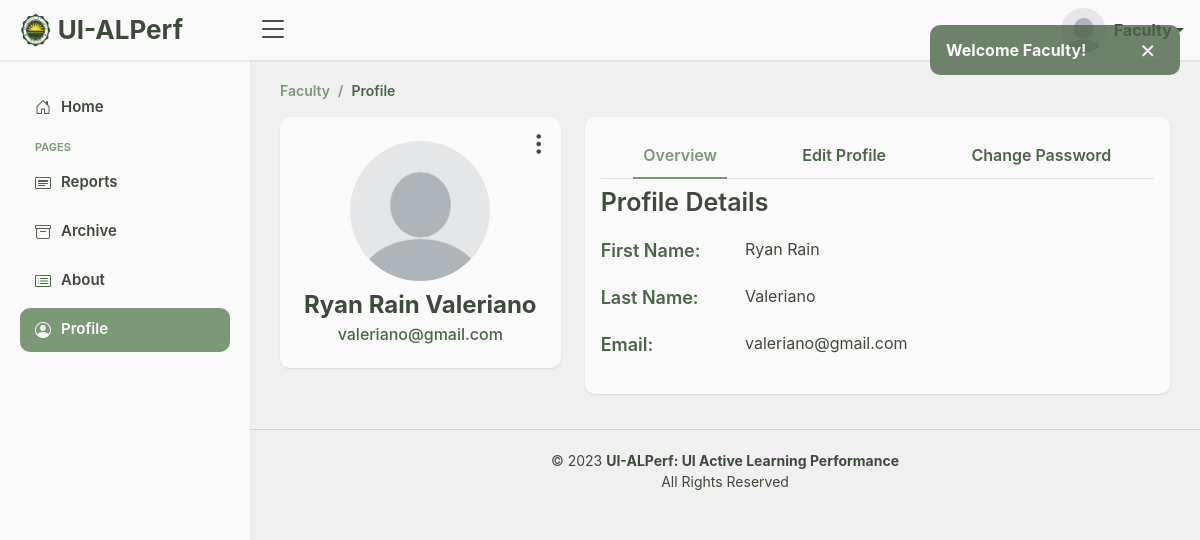
Screenshot of /faculty/faculty_profile.php (signed in) with the database file from the repository.
### tables this page shows
CREATE TABLE `faculty` (
  `id` int(255) NOT NULL,
  `first_name` varchar(255) NOT NULL,
  `last_name` varchar(255) NOT NULL,
  `email` varchar(255) NOT NULL,
  `password` varchar(255) NOT NULL
);

### faculty/faculty_profile.php (the view, shortened to what this page needs)
<?php
  include "../process_faculty.php";
  if(isset($_SESSION['session_faculty'])){
    $faculty_ID = $_SESSION['session_faculty'];
    $check_faculty_info = mysqli_query($conn, "SELECT * FROM `faculty` WHERE `id` = '$faculty_ID'");
    $fetch_faculty_info = mysqli_fetch_assoc($check_faculty_info);
    $session_faculty_fname = $fetch_faculty_info['first_name'];
    $session_faculty_lname = $fetch_faculty_info['last_name'];
    $session_faculty_email = $fetch_faculty_info['email'];
    $check_faculty_pic = mysqli_query($conn, "SELECT `faculty_pic_path` FROM `faculty_pic` WHERE `id` = '$faculty_ID'");
    if($fetch_faculty_pic = mysqli_fetch_assoc($check_faculty_pic)){
      $session_faculty_pic = "../assets/img/faculty_img/" . $fetch_faculty_pic['faculty_pic_path'];
    }else{
      $session_faculty_pic = "../assets/img/default.jpg";
    }
    ?>
      <!DOCTYPE html>
      <html lang="en">
      <head>
        <link href="../assets/vendor/bootstrap/css/bootstrap.min.css" rel="stylesheet">
        <link href="../assets/vendor/bootstrap-icons/bootstrap-icons.css" rel="stylesheet">
        <link href="../assets/vendor/boxicons/css/boxicons.min.css" rel="stylesheet">
        <link href="../assets/css/faculty.css" rel="stylesheet">
      </head>
      <body>
        <?php include "../includes/alerts.php"; ?>
        <?php include "../includes/faculty_header.php"; ?>
        <?php include "../includes//faculty_sidebar.php"; ?>
        <main id="main" class="main">
          <div class="pagetitle">
            <nav>
              <ol class="breadcrumb">
                <li class="breadcrumb-item"><a href="faculty_home.php">Faculty</a></li>
                <li class="breadcrumb-item active">Profile</li>
              </ol>
            </nav>
          </div>
          <section class="section profile">
            <div class="row">
              <div class="col-xl-4 ppp">
                <div class="card position-relative">
                  <div class="dropdown" style="position: absolute; top: 10px; right: 10px;">
                    <a class="fs-4" data-bs-toggle="dropdown">
                      <i class="bi bi-three-dots-vertical"></i>
                    </a>
                  </div>
                  <div class="card-body profile-card pt-4">
                    <div class="d-flex flex-column align-items-center">
                      <div class="profile-img">
                        <img src="<?php echo $session_faculty_pic; ?>" alt="Profile">
                      </div>
                    </div>
                    <div class="text-center">
                      <h2><?php echo $session_faculty_fname.' '.$session_faculty_lname; ?></h2>
                      <h6><?php echo $session_faculty_email; ?></h6>
                    </div>
                  </div>
                </div>
              </div>
              <div class="col-xl-8 ppp">
                <div class="card">
                  <div class="card-body pt-3">
                    <ul class="nav nav-tabs">
                      <li class="nav-item">
                        <button class="nav-link active" data-bs-toggle="tab" data-bs-target="#profile-overview">Overview</button>
                      </li>
                      <li class="nav-item">
                        <button class="nav-link" data-bs-toggle="tab" data-bs-target="#profile-edit">Edit Profile</button>
                      </li>
                      <li class="nav-item">
                        <button class="nav-link" data-bs-toggle="tab" data-bs-target="#profile-change-password">Change Password</button>
                      </li>
                    </ul>
                    <div class="tab-content pt-2">
                      <div class="tab-pane fade show active profile-overview" id="profile-overview">
                        <h5 class="card-title">Profile Details</h5>
                        <div class="row">
                          <div class="col-lg-3 col-md-4 label">First Name:</div>
                          <div class="col-lg-9 col-md-8"><?php echo $session_faculty_fname; ?></div>
                        </div>
                        <div class="row">
                          <div class="col-lg-3 col-md-4 label ">Last Name:</div>
                          <div class="col-lg-9 col-md-8"><?php echo $session_faculty_lname; ?></div>
                        </div>
                        <div class="row">
                          <div class="col-lg-3 col-md-4 label">Email:</div>
                          <div class="col-lg-9 col-md-8"><?php echo $session_faculty_email; ?></div>
                        </div>
                      </div>
                    </div>
                  </div>
                </div>
              </div>
            </div>
          </section>
        </main>
        <footer id="footer" class="footer">
          <div class="copyright">
            &copy; 2023 <strong><span> UI-ALPerf: UI Active Learning Performance </span></strong><br> All Rights Reserved
          </div>
        </footer>
      </body>
      </html>
    <?php
  }else{
    header("Location: ../index.php"); exit;
  }
?>

### assets/css/faculty.css (style rules this page uses)
:root { scroll-behavior: smooth; }
body { font-family: -apple-system, BlinkMacSystemFont, "Segoe UI", Roboto, "Helvetica Neue", Arial, "Noto Sans", sans-serif, "Apple Color Emoji", "Segoe UI Emoji", "Segoe UI Symbol", "Noto Color Emoji"; background: #F0F0F0; }
a { text-decoration: none; }
h1, h2, h3, h4, h5, h6 { font-family: -apple-system, BlinkMacSystemFont, "Segoe UI", Roboto, "Helvetica Neue", Arial, "Noto Sans", sans-serif, "Apple Color Emoji", "Segoe UI Emoji", "Segoe UI Symbol", "Noto Color Emoji"; }
#main { margin-top: 60px; padding: 20px 30px; transition: all 0.3s; }
.pagetitle { margin-bottom: 7px; }
.breadcrumb { font-size: 14px; font-family: -apple-system, BlinkMacSystemFont, "Segoe UI", Roboto, "Helvetica Neue", Arial, "Noto Sans", sans-serif, "Apple Color Emoji", "Segoe UI Emoji", "Segoe UI Symbol", "Noto Color Emoji"; font-weight: 600; }
.breadcrumb a { color: #7B9977; transition: 0.3s; }
.breadcrumb .breadcrumb-item::before { color: #7B9977; }
.breadcrumb .active { color: #4A6646; font-weight: 600; }
@media (min-width: 1200px) { #main, #footer { margin-left: 250px; } }
.profile .card { border: none; background-color: #FAFAFA; box-shadow: rgba(0, 0, 0, 0.1) 0px 1px 2px 0px; border-radius: 10px; margin-bottom: 15px; }
.profile .card .dropdown i { cursor: pointer; color: #3E4A3C; }
.profile .profile-card .profile-img { width: 140px; height: 140px; overflow: hidden; border-radius: 50%; }
.profile .profile-card img { width: 100%; height: 100%; }
.profile .profile-card h2 { overflow: hidden; white-space: nowrap; text-overflow: ellipsis; font-size: 24px; font-weight: 700; color: #3E4A3C; margin: 10px 0 5px; }
.profile .profile-card h6 { color: #4A6646; }
.profile .nav-tabs { display: flex; justify-content: space-around; }
.profile .nav-tabs button { border: none; color: #4A6646; padding: 10px; font-weight: 600; }
.profile .nav-tabs button.active { background: none; color: #7B9977; border-bottom: 2px solid #7B9977; }
.profile .profile-overview .row { margin-bottom: 20px; font-size: 16px; color: #3E4A3C; }
.profile .profile-overview .card-title { color: #3E4A3C; font-weight: 600; font-size: 25px; margin-bottom: 20px; }
.profile .profile-overview .label { font-weight: 600; font-size: 18px; color: #4A6646; }
.footer { padding: 20px 0; font-size: 14px; transition: all 0.3s; border-top: 1px solid #D0D6CE; }
.footer .copyright { text-align: center; color: #3E4A3C; }

### rows the page displays
faculty: first_name "Ryan Rain", last_name "Valeriano", email "valeriano@gmail.com"

### other values shown
$_SESSION['success_alert'] "Welcome Faculty!"
